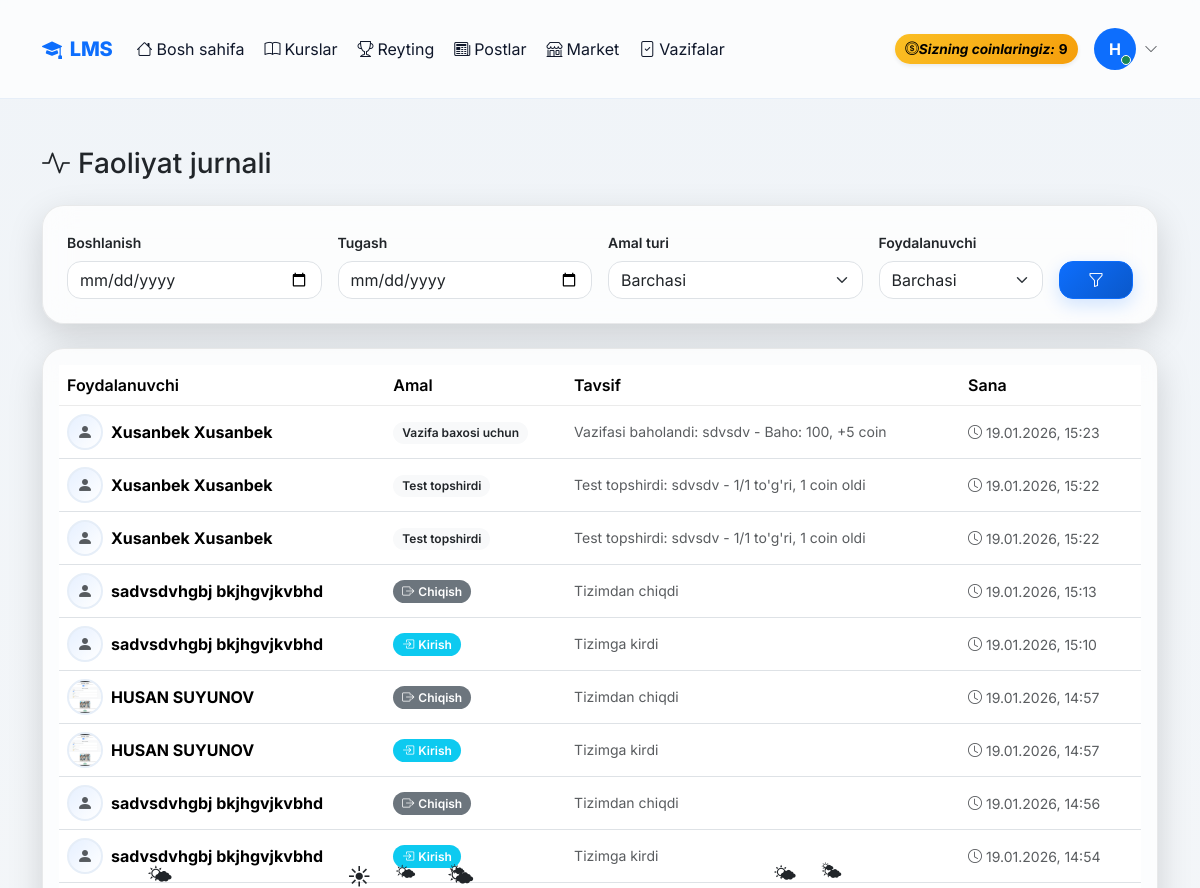
Before: /dashboard/activities/ (signed in, upper part) with the older database file.
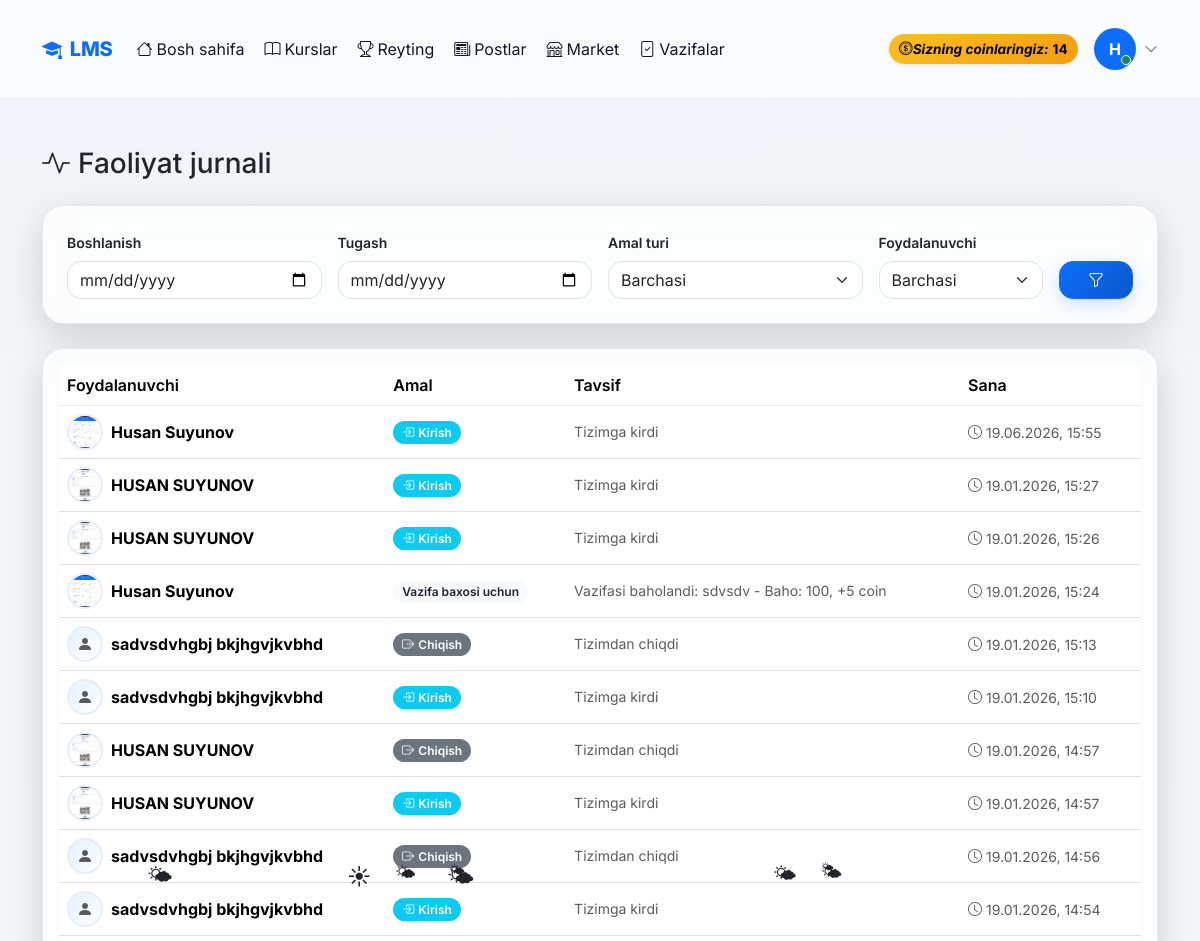
After: the same page with the newer database file.
### accounts/models.py (models this page shows, shortened)
class CustomUser(AbstractUser):
    ROLE_CHOICES = (
        ('admin', 'Admin'),
        ('teacher', 'O\'qituvchi'),
        ('student', 'O\'quvchi'),
    )
    first_name = models.CharField(max_length=100, verbose_name="Ism")
    last_name = models.CharField(max_length=100, verbose_name="Familiya")
    phone = models.CharField(max_length=20, unique=True, verbose_name="Telefon raqam")
    role = models.CharField(max_length=20, choices=ROLE_CHOICES, default='student', verbose_name="Rol")
    photo = models.ImageField(upload_to='profiles/', blank=True, null=True, verbose_name="Profil rasmi")
    profession = models.ForeignKey(Profession, on_delete=models.SET_NULL, null=True, blank=True, related_name='students', verbose_name="Yo'nalish")
    is_blocked = models.BooleanField(default=False, verbose_name="Bloklangan")
    last_activity = models.DateTimeField(null=True, blank=True, verbose_name="Oxirgi faollik")
    bio = models.TextField(blank=True, null=True, verbose_name="O'zi haqida")
    coins = models.IntegerField(default=0, verbose_name="Coinlar")
    total_online_time = models.IntegerField(default=0, verbose_name="Jami online vaqt (daqiqa)")
    address = models.CharField(max_length=300, blank=True, null=True, verbose_name="Yashash manzili")
    birth_date = models.DateField(null=True, blank=True, verbose_name="Tug'ilgan kuni")
    id_card = models.FileField(upload_to='documents/id_cards/', blank=True, null=True, verbose_name="ID karta/Pasport")
    birth_certificate = models.FileField(upload_to='documents/birth_certificates/', blank=True, null=True, verbose_name="Tug'ilganlik haqida guvohnoma")
    @property
    def is_admin(self):
        return self.role == 'admin'
    @property
    def is_teacher(self):
        return self.role == 'teacher'
    @property
    def full_name(self):
        return f"{self.first_name} {self.last_name}"
    class Meta:
        verbose_name = "Foydalanuvchi"
        verbose_name_plural = "Foydalanuvchilar"

class ActivityLog(models.Model):
    ACTION_TYPES = (
        ('login', 'Tizimga kirdi'),
        ('logout', 'Tizimdan chiqdi'),
        ('like_post', 'Postga like bosdi'),
        ('comment_post', 'Postga izoh qoldirdi'),
        ('like_product', 'Mahsulotga like bosdi'),
        ('comment_product', 'Mahsulotga izoh qoldirdi'),
        ('submit_homework', 'Vazifa topshirdi'),
        ('homework_graded', 'Vazifasi baholandi'),
        ('submit_test', 'Test topshirdi'),
        ('watch_video', 'Video ko\'rdi'),
        ('enroll_course', 'Kursga yozildi'),
        ('purchase_product', 'Mahsulot sotib oldi'),
        ('earn_coins', 'Coin oldi'),
    )
    user = models.ForeignKey(CustomUser, on_delete=models.CASCADE, related_name='activities')
    action_type = models.CharField(max_length=30, choices=ACTION_TYPES)
    description = models.TextField(verbose_name="Tavsif")
    ip_address = models.GenericIPAddressField(null=True, blank=True)
    created_at = models.DateTimeField(auto_now_add=True)
    class Meta:
        ordering = ['-created_at']
        verbose_name = "Faollik"
        verbose_name_plural = "Faolliklar"

### accounts/views.py (the view)
# urls.py: path('dashboard/activities/', views.admin_activities, name='admin_activities'),
@login_required
def admin_activities(request):
    if not request.user.is_admin:
        return redirect('home')
    activities = ActivityLog.objects.all().select_related('user')
    date_from = request.GET.get('date_from')
    date_to = request.GET.get('date_to')
    action_type = request.GET.get('action_type')
    user_id = request.GET.get('user')
    if date_from:
        from datetime import datetime
        date_from = datetime.strptime(date_from, '%Y-%m-%d')
        activities = activities.filter(created_at__date__gte=date_from)
    if date_to:
        from datetime import datetime
        date_to = datetime.strptime(date_to, '%Y-%m-%d')
        activities = activities.filter(created_at__date__lte=date_to)
    if action_type:
        activities = activities.filter(action_type=action_type)
    if user_id:
        activities = activities.filter(user_id=user_id)
    users = CustomUser.objects.all()
    action_types = ActivityLog.ACTION_TYPES
    return render(request, 'accounts/admin/activities.html', {
        'activities': activities[:500],
        'users': users,
        'action_types': action_types,
    })

### accounts/management/commands/check_birthdays.py (called while the page is built, shortened)
    def handle(self, *args, **kwargs):
        today = timezone.now().date()
        users = CustomUser.objects.filter(birth_date__day=today.day, birth_date__month=today.month)
        if not users.exists():
            self.stdout.write(self.style.SUCCESS('No birthdays today.'))
            return

### accounts/templates/accounts/admin/activities.html (shortened to what this page needs)
{% extends 'accounts/base.html' %}
{% block content %}
<div class="container my-4 my-md-5">
<div class="d-flex justify-content-between align-items-center mb-4 flex-wrap gap-2">
    <h3 class="m-0">
        <i class="bi bi-activity me-2"></i>Faoliyat jurnali
    </h3>
</div>
<div class="ios-card mb-4">
<div class="p-4">
<form method="get" class="row g-3 align-items-end">
    <div class="col-md-3">
        <label class="form-label small fw-semibold">Boshlanish</label>
        <input type="date" name="date_from"
               class="form-control ios-input"
               value="{{ request.GET.date_from }}">
    </div>
    <div class="col-md-3">
        <label class="form-label small fw-semibold">Tugash</label>
        <input type="date" name="date_to"
               class="form-control ios-input"
               value="{{ request.GET.date_to }}">
    </div>
    <div class="col-md-3">
        <label class="form-label small fw-semibold">Amal turi</label>
        <select name="action_type" class="form-select ios-select">
            <option value="">Barchasi</option>
        </select>
    </div>
    <div class="col-md-2">
        <label class="form-label small fw-semibold">Foydalanuvchi</label>
        <select name="user" class="form-select ios-select">
            <option value="">Barchasi</option>
        </select>
    </div>
    <div class="col-md-1 d-grid">
        <button class="btn btn-primary filter-btn">
            <i class="bi bi-funnel"></i>
        </button>
    </div>
</form>
</div>
</div>
<div class="ios-card">
<div class="p-3">
<div class="table-responsive">
<table class="table align-middle mb-0">
<thead>
<tr>
    <th>Foydalanuvchi</th>
    <th>Amal</th>
    <th>Tavsif</th>
    <th>Sana</th>
</tr>
</thead>
<tbody>
{% for activity in activities %}
<tr>
<td data-label="Foydalanuvchi">
    <div class="d-flex align-items-center gap-2">
        {% if activity.user.photo %}
        <img src="{{ activity.user.photo.url }}" class="avatar">
        {% else %}
        <div class="avatar bg-secondary bg-opacity-25 d-flex align-items-center justify-content-center">
            <i class="bi bi-person-fill text-muted"></i>
        </div>
        {% endif %}
        <strong>{{ activity.user.full_name }}</strong>
    </div>
</td>
<td data-label="Amal">
{% if activity.action_type == 'login' %}
<span class="badge bg-info"><i class="bi bi-box-arrow-in-right me-1"></i>Kirish</span>
{% elif activity.action_type == 'logout' %}
<span class="badge bg-secondary"><i class="bi bi-box-arrow-right me-1"></i>Chiqish</span>
{% elif activity.action_type == 'like' %}
<span class="badge bg-danger"><i class="bi bi-heart-fill me-1"></i>Like</span>
{% elif activity.action_type == 'comment' %}
<span class="badge bg-primary"><i class="bi bi-chat-fill me-1"></i>Izoh</span>
{% elif activity.action_type == 'purchase' %}
<span class="badge bg-success"><i class="bi bi-cart-fill me-1"></i>Xarid</span>
{% elif activity.action_type == 'coin_earned' %}
<span class="badge bg-warning text-dark"><i class="bi bi-coin me-1"></i>Coin</span>
{% elif activity.action_type == 'coin_spent' %}
<span class="badge bg-dark"><i class="bi bi-coin me-1"></i>Sarflandi</span>
{% elif activity.action_type == 'lesson_complete' %}
<span class="badge bg-success"><i class="bi bi-check-circle me-1"></i>Dars</span>
{% elif activity.action_type == 'homework_submit' %}
<span class="badge bg-primary"><i class="bi bi-file-earmark-check me-1"></i>Vazifa</span>
{% else %}
<span class="badge bg-light text-dark">{{ activity.action_type }}</span>
{% endif %}
</td>
<td data-label="Tavsif" class="text-muted small">
    {{ activity.description }}
</td>
<td data-label="Sana">
    <small class="text-muted">
        <i class="bi bi-clock me-1"></i>{{ activity.created_at|date:"d.m.Y, H:i" }}
    </small>
</td>
</tr>
{% endfor %}
</tbody>
</table>
</div>
</div>
</div>
</div>
{% endblock %}

### accounts/templates/accounts/base.html (shortened to what the changed rows need)
<!DOCTYPE html>
<html lang="uz" data-bs-theme="light">
<head>
    {% load static %}
    <link rel="stylesheet" href="{% static 'effects/weather_effect.css' %}">
    <link rel="stylesheet" href="{% static 'css/base.css' %}">
    <link href="https://cdn.jsdelivr.net/npm/bootstrap@5.3.2/dist/css/bootstrap.min.css" rel="stylesheet">
    <link href="https://cdn.jsdelivr.net/npm/bootstrap-icons@1.11.1/font/bootstrap-icons.css" rel="stylesheet">
</head>
<body>
    {% if user.is_authenticated %}
    <nav class="navbar navbar-expand-lg sticky-top">
        <div class="container main-container">
            <a class="navbar-brand d-flex align-items-center gap-2" href="{% url 'home' %}">
                <i class="bi bi-mortarboard-fill"></i>
                <span>LMS</span>
            </a>
            <div class="collapse navbar-collapse" id="navbarNav">
                <ul class="navbar-nav me-auto mb-2 mb-lg-0 align-items-lg-center gap-lg-1">
                    <li class="nav-item">
                        <a class="nav-link {% if request.resolver_match.url_name == 'home' %}active{% endif %}"
                            href="{% url 'home' %}">
                            <i class="bi bi-house me-1"></i>Bosh sahifa
                        </a>
                    </li>
                    <li class="nav-item">
                        <a class="nav-link {% if request.resolver_match.url_name and 'profession' in request.resolver_match.url_name %}active{% endif %}"
                            href="{% url 'professions' %}">
                            <i class="bi bi-book me-1"></i>Kurslar
                        </a>
                    </li>
                    <li class="nav-item">
                        <a class="nav-link {% if request.resolver_match.url_name == 'leaderboard' %}active{% endif %}"
                            href="{% url 'leaderboard' %}">
                            <i class="bi bi-trophy me-1"></i>Reyting
                        </a>
                    </li>
                    <li class="nav-item">
                        <a class="nav-link {% if request.resolver_match.app_names and 'blog' in request.resolver_match.app_names %}active{% endif %}"
                            href="{% url 'blog:post_list' %}">
                            <i class="bi bi-newspaper me-1"></i>Postlar
                        </a>
                    </li>
                    <li class="nav-item">
                        <a class="nav-link {% if 'market' in request.resolver_match.url_name %}active{% endif %}"
                            href="{% url 'market_list' %}">
                            <i class="bi bi-shop me-1"></i>Market
                        </a>
                    </li>
                    {% if user.is_teacher or user.is_admin %}
                    <li class="nav-item">
                        <a class="nav-link {% if request.resolver_match.url_name == 'homework_submissions' %}active{% endif %}"
                            href="{% url 'homework_submissions' %}">
                            <i class="bi bi-file-check me-1"></i>Vazifalar
                        </a>
                    </li>
                    {% endif %}
                </ul>
                <div class="d-flex align-items-center gap-3">
                    <div class="coin-badge d-flex align-items-center gap-1 shadow-sm" title="Sizning coinlaringiz">
                        <i class="bi bi-coin">Sizning coinlaringiz: </i>
                        {{ user.coins|default:0 }}
                    </div>
                    <div class="dropdown">
                        <a class="d-flex align-items-center gap-2 text-decoration-none" data-bs-toggle="dropdown"
                            aria-expanded="false" role="button">
                            <div class="position-relative">
                                {% if user.profile.image and user.profile.image.url %}
                                <img src="{{ user.profile.image.url }}" class="rounded-circle shadow-sm"
                                    style="width:42px;height:42px;object-fit:cover"
                                    alt="{{ user.get_full_name|default:user.username }}">
                                {% elif user.avatar_url %}
                                <img src="{{ user.avatar_url }}" class="rounded-circle shadow-sm"
                                    style="width:42px;height:42px;object-fit:cover"
                                    alt="{{ user.get_full_name|default:user.username }}">
                                {% else %}
                                <div class="rounded-circle bg-primary text-white d-flex align-items-center justify-content-center fw-bold"
                                    style="width:42px;height:42px;">
                                    {{ user.get_full_name|default:user.username|slice:":1"|upper }}
                                </div>
                                {% endif %}
                                <span
                                    class="position-absolute bottom-0 end-0 translate-middle p-1 bg-success border border-white rounded-circle"></span>
                            </div>
                            <i class="bi bi-chevron-down small text-muted"></i>
                        </a>
                    </div>
                </div>
            </div>
        </div>
    </nav>
    {% endif %}
    <main class="main-container">
        {% block content %}{% endblock %}
    </main>
</body>
</html>

Changed rows visible on the page:
removed ActivityLog: user.full_name "Xusanbek Xusanbek", action_type "Vazifa baxosi uchun", description "Vazifasi baholandi: sdvsdv - Baho: 100, +5 coin", created_at "19.01.2026, 15:23"
removed ActivityLog: user.full_name "Xusanbek Xusanbek", action_type "Test topshirdi", description "Test topshirdi: sdvsdv - 1/1 to'g'ri, 1 coin oldi", created_at "19.01.2026, 15:22"
removed ActivityLog: user.full_name "Xusanbek Xusanbek", action_type "Test topshirdi", description "Test topshirdi: sdvsdv - 1/1 to'g'ri, 1 coin oldi", created_at "19.01.2026, 15:22"
changed CustomUser: coins "9" → "14"
added ActivityLog: user.photo (picture), user.full_name "Husan Suyunov", action_type "login" (drawn), description "Tizimga kirdi", created_at "19.06.2026, 15:55"
added ActivityLog: user.photo (picture), user.full_name "HUSAN SUYUNOV", action_type "login" (drawn), description "Tizimga kirdi", created_at "19.01.2026, 15:27"
added ActivityLog: user.photo (picture), user.full_name "HUSAN SUYUNOV", action_type "login" (drawn), description "Tizimga kirdi", created_at "19.01.2026, 15:26"
added ActivityLog: user.photo (picture), user.full_name "Husan Suyunov", action_type "Vazifa baxosi uchun", description "Vazifasi baholandi: sdvsdv - Baho: 100, +5 coin", created_at "19.01.2026, 15:24"
